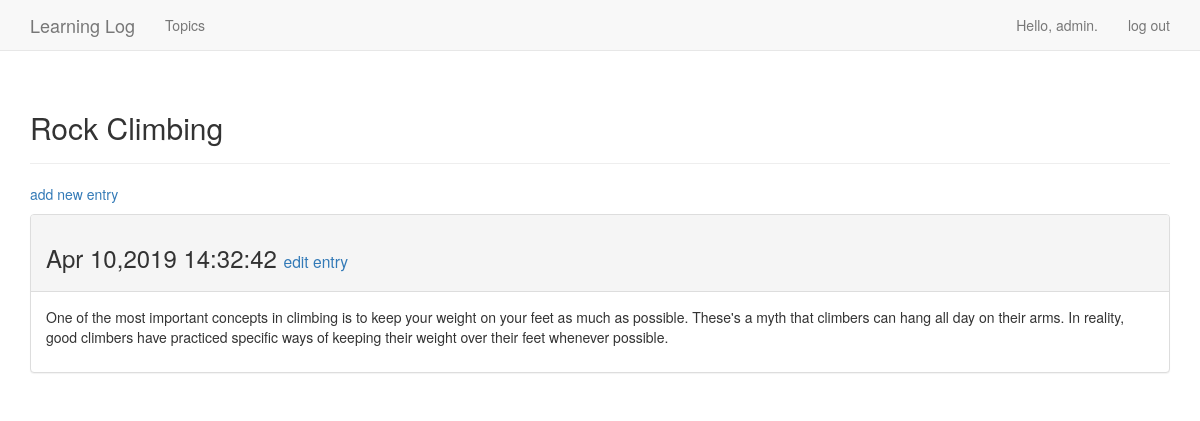
Page /topics/2/ (signed in) on the earlier database version.
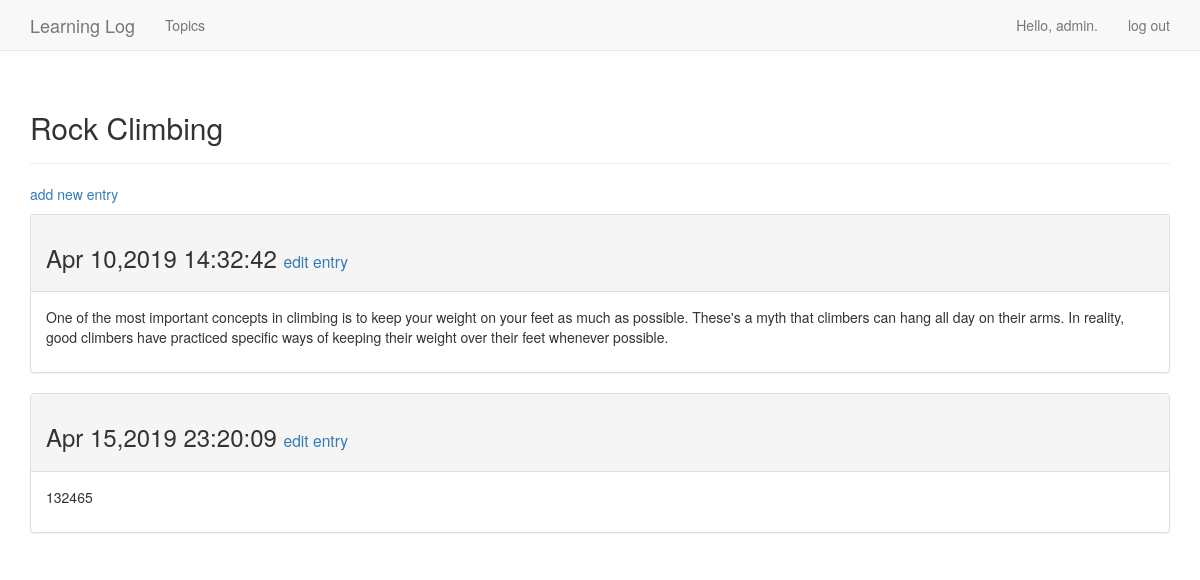
Same page on the later database version.
### learning_logs/models.py (models this page shows, shortened)
class Entry(models.Model):
    topic = models.ForeignKey(Topic,on_delete=models.CASCADE)
    text = models.TextField()
    data_added = models.DateTimeField(auto_now_add=True)
    class Meta:
        verbose_name_plural = 'entries'

### learning_logs/views.py (the view)
# urls.py: url(r'^topics/(?P<topic_id>\d+)/$',views.topic,name='topic'),
@login_required
def topic(request,topic_id):
    topic = Topic.objects.get(id=topic_id)
    if topic.owner != request.user:
        raise Http404
    entries = topic.entry_set.order_by('data_added')
    context = {'topic':topic,'entries':entries}
    return render(request,'learning_logs/topic.html',context)

### learning_logs/models.py (called while the page is built)
    def __str__(self):
        return self.text

### learning_logs/templates/learning_logs/topic.html
{% extends 'learning_logs/base.html' %}
{% block header %}
    <h2>{{ topic }}</h2>
{% endblock header %}
{% block content %}
    <p>
        <a href="{% url 'new_entry' topic.id %}">add new entry</a>
    </p>
    {% for entry in entries %}
        <div class="panel panel-default">
            <div class="panel-heading">
                <h3>
                    {{ entry.data_added|date:'M d,Y H:i:s' }}
                    <small>
                        <a href="{% url 'edit_entry' entry.id %}">edit entry</a>
                    </small>
                </h3>
            </div>
            <div class="panel-body">
                {{ entry.text|linebreaks }}
            </div>
        </div>
    {% empty %}
        There are no entries for this topic yet.
    {% endfor %}
{% endblock content %}

Differences in the rows shown:
added Entry: data_added "Apr 15,2019 23:20:09", text "132465"
